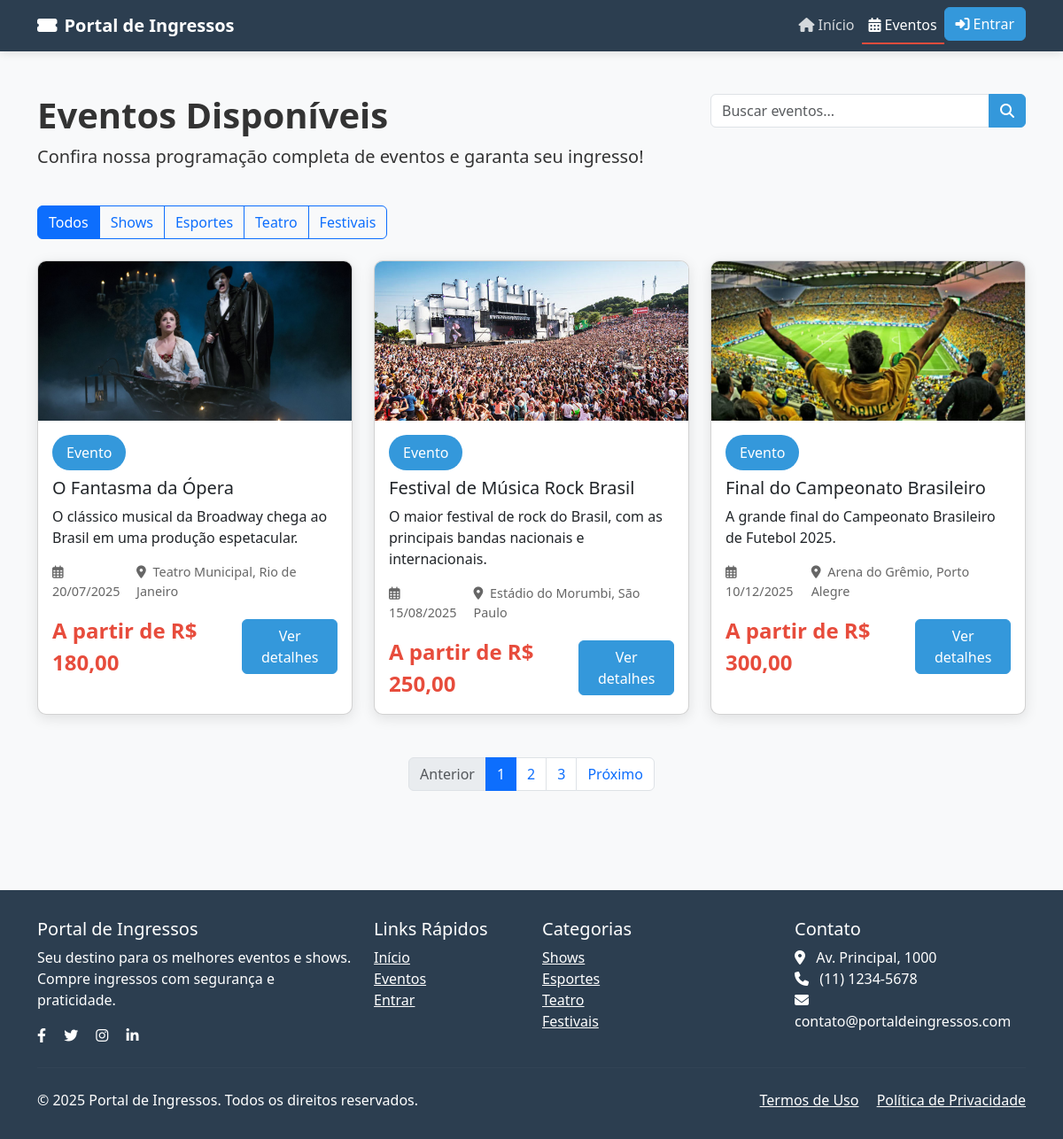
The page /eventos/ on the database its author committed.
### symple/models.py (models this page shows, shortened)
class Evento(models.Model):
    nome = models.CharField(max_length=255)
    data = models.DateField()
    local = models.CharField(max_length=255)
    capacidade = models.PositiveIntegerField()
    descricao = models.TextField(blank=True, null=True)
    imagem = models.ImageField(upload_to='eventos/', blank=True, null=True)

class Ingresso(models.Model):
    preco = models.DecimalField(max_digits=10, decimal_places=2)
    secao = models.CharField(max_length=100)
    evento = models.ForeignKey(Evento, related_name='ingressos', on_delete=models.CASCADE)

### symple/views.py (the view)
# urls.py: path('eventos/', views.lista_eventos, name='lista_eventos'),
def lista_eventos(request):
    eventos = Evento.objects.filter(data__gte=timezone.now()).order_by('data')
    return render(request, "symple/lista_eventos.html", {
        'eventos': eventos
    })

### symple/templates/symple/lista_eventos.html (shortened to what this page needs)
{% extends 'symple/base.html' %}
{% load static %}
{% block content %}
<section class="container py-5">
    <div class="row mb-4">
        <div class="col-md-8">
            <h1 class="fw-bold">Eventos Disponíveis</h1>
            <p class="lead">Confira nossa programação completa de eventos e garanta seu ingresso!</p>
        </div>
        <div class="col-md-4">
            <form method="get" action=".">
                <div class="input-group mb-3">
                    <input type="text"
                           class="form-control"
                           placeholder="Buscar eventos..."
                           name="busca"
                           value="{{ request.GET.busca }}">
                    <button class="btn btn-primary" type="submit">
                        <i class="fas fa-search"></i>
                    </button>
                </div>
            </form>
        </div>
    </div>
    <div class="row mb-4">
        <div class="col-12">
            <div class="btn-group" role="group" aria-label="Filtros de categoria">
                <button type="button" class="btn btn-outline-primary active">Todos</button>
                <button type="button" class="btn btn-outline-primary">Shows</button>
                <button type="button" class="btn btn-outline-primary">Esportes</button>
                <button type="button" class="btn btn-outline-primary">Teatro</button>
                <button type="button" class="btn btn-outline-primary">Festivais</button>
            </div>
        </div>
    </div>
    <div class="row">
        {% for evento in eventos %}
        <div class="col-md-4 mb-4">
            <div class="card h-100">
                {% if "Fantasma da Ópera" in evento.nome %}
                    <img src="{% static 'img/fantasma_opera.jpg' %}"
                         class="card-img-top"
                         alt="{{ evento.nome }}">
                {% elif "Festival de Música Rock" in evento.nome %}
                    <img src="{% static 'img/festival_rock.jpg' %}"
                         class="card-img-top"
                         alt="{{ evento.nome }}">
                {% elif "Campeonato Brasileiro" in evento.nome %}
                    <img src="{% static 'img/final_campeonato.jpg' %}"
                         class="card-img-top"
                         alt="{{ evento.nome }}">
                {% elif evento.imagem %}
                    <img src="{{ evento.imagem.url }}"
                         class="card-img-top"
                         alt="{{ evento.nome }}">
                {% else %}
                    <img src="{% static 'img/placeholder_evento.jpg' %}"
                         class="card-img-top"
                         alt="{{ evento.nome }}">
                {% endif %}
                <div class="card-body">
                    <span class="badge-categoria mb-2">Evento</span>
                    <h5 class="card-title">{{ evento.nome }}</h5>
                    <p class="card-text">
                        {{ evento.descricao|truncatechars:100|default:"Sem descrição disponível." }}
                    </p>
                    <div class="d-flex justify-content-between align-items-center mb-3">
                        <span class="evento-data">
                            <i class="far fa-calendar-alt me-1"></i> {{ evento.data|date:"d/m/Y" }}
                        </span>
                        <span class="evento-local">
                            <i class="fas fa-map-marker-alt me-1"></i> {{ evento.local }}
                        </span>
                    </div>
                    <div class="d-flex justify-content-between align-items-center">
                        {% with primeiro_ingresso=evento.ingressos.all.0 %}
                            {% if primeiro_ingresso %}
                                <span class="evento-preco">A partir de R$ {{ primeiro_ingresso.preco }}</span>
                            {% else %}
                                <span class="evento-preco">Consulte preços</span>
                            {% endif %}
                        {% endwith %}
                        <a href="{% url 'detalhe_evento' evento.id %}" class="btn btn-primary">
                            Ver detalhes
                        </a>
                    </div>
                </div>
            </div>
        </div>
        {% empty %}
        <div class="col-12 text-center">
            <p>Nenhum evento disponível no momento.</p>
        </div>
        {% endfor %}
    </div>
    <div class="row mt-4">
        <div class="col-12">
            <nav aria-label="Paginação de eventos">
                <ul class="pagination justify-content-center">
                    <li class="page-item disabled">
                        <a class="page-link" href="#" tabindex="-1" aria-disabled="true">Anterior</a>
                    </li>
                    <li class="page-item active"><a class="page-link" href="#">1</a></li>
                    <li class="page-item"><a class="page-link" href="#">2</a></li>
                    <li class="page-item"><a class="page-link" href="#">3</a></li>
                    <li class="page-item">
                        <a class="page-link" href="#">Próximo</a>
                    </li>
                </ul>
            </nav>
        </div>
    </div>
</section>
{% endblock %}

### symple/templates/symple/base.html (style rules this page uses)
:root { --primary-color: #3498db; --secondary-color: #2c3e50; --accent-color: #e74c3c; --light-color: #ecf0f1; --dark-color: #2c3e50; }
body { font-family: 'Segoe UI', Tahoma, Geneva, Verdana, sans-serif; background-color: #f8f9fa; color: #333; }
.btn-primary { background-color: var(--primary-color); border-color: var(--primary-color); }
.card { border-radius: 10px; overflow: hidden; box-shadow: 0 4px 15px rgba(0, 0, 0, 0.1); transition: transform 0.3s; }
.card-img-top { height: 180px; object-fit: cover; }
.badge-categoria { background-color: var(--primary-color); color: white; font-weight: 500; padding: 0.5rem 1rem; border-radius: 30px; display: inline-block; margin-bottom: 12px; }
.evento-preco { font-size: 1.5rem; font-weight: 700; color: var(--accent-color); }
.evento-data { font-size: 0.9rem; color: #666; }
.evento-local { font-size: 0.9rem; color: #666; }

### rows shown on the page
Evento: nome "O Fantasma da Ópera", descricao "O clássico musical da Broadway chega ao Brasil em uma produção espetacular.", data "20/07/2025", local "Teatro Municipal, Rio de Janeiro", ingressos.all.0.preco "180,00"
Evento: nome "Festival de Música Rock Brasil", descricao "O maior festival de rock do Brasil, com as principais bandas nacionais e internacionais.", data "15/08/2025", local "Estádio do Morumbi, São Paulo", ingressos.all.0.preco "250,00"
Evento: nome "Final do Campeonato Brasileiro", descricao "A grande final do Campeonato Brasileiro de Futebol 2025.", data "10/12/2025", local "Arena do Grêmio, Porto Alegre", ingressos.all.0.preco "300,00"
